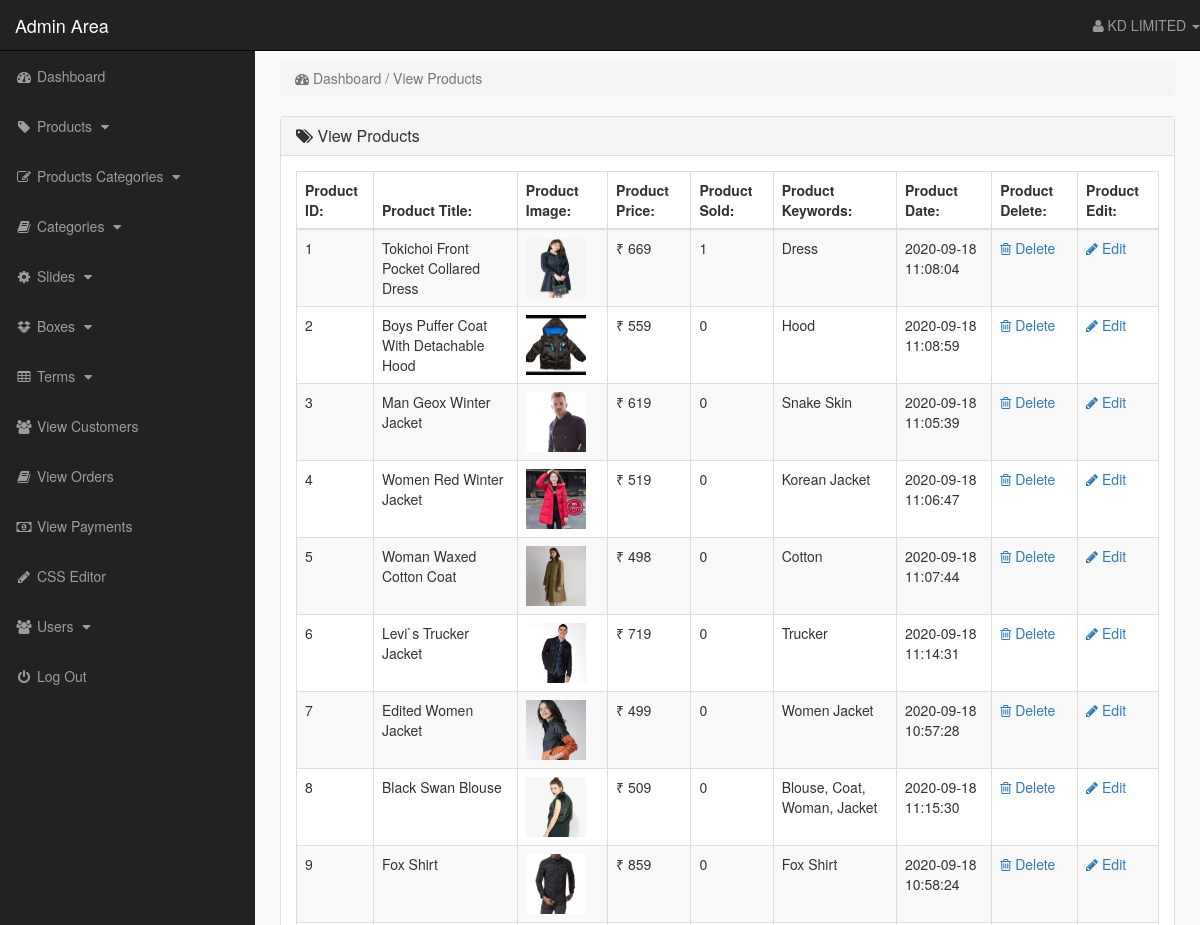
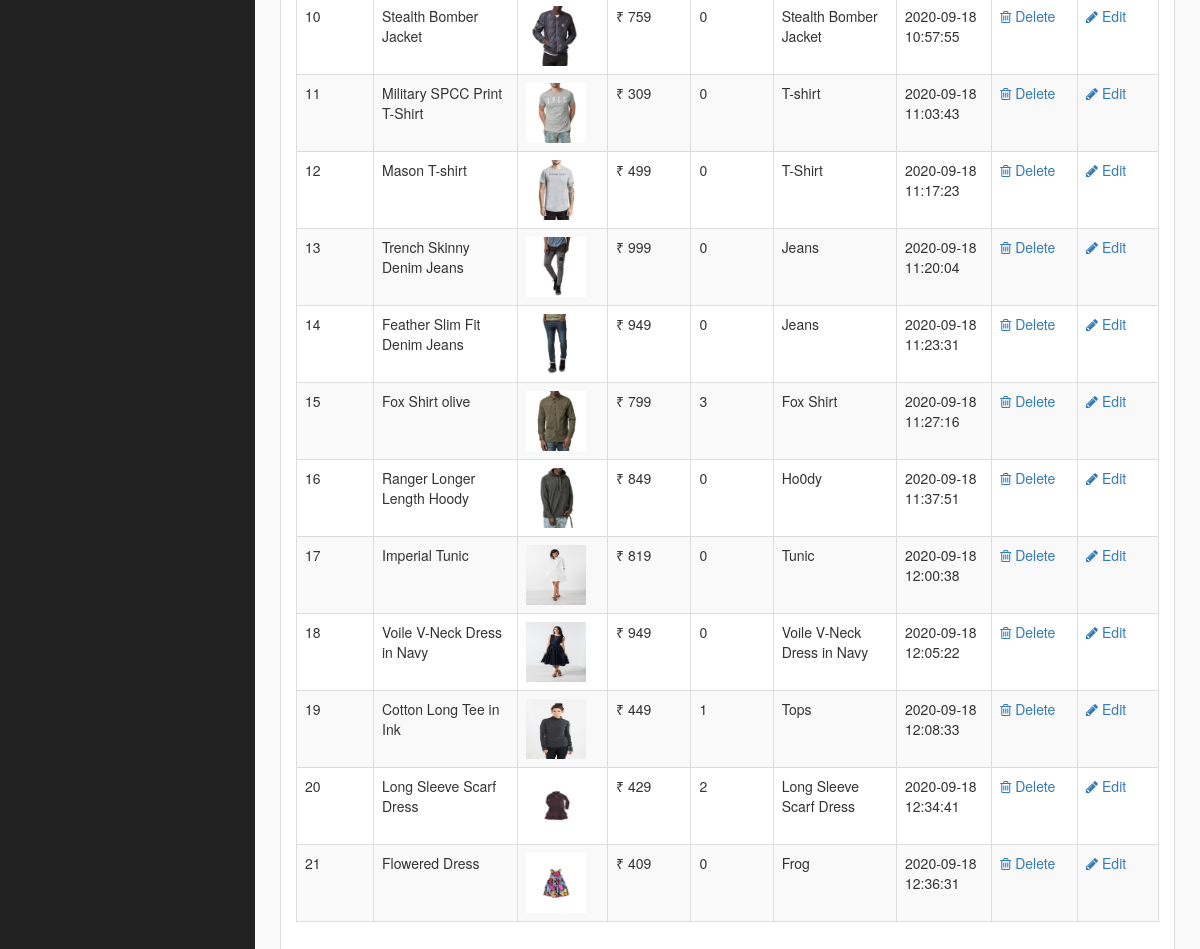
Page /admin_area/index.php?view_products (signed in) on the committed database (2 pictures, top to bottom).
### tables this page shows
CREATE TABLE `products` (
  `product_id` int(10) NOT NULL,
  `p_cat_id` int(10) NOT NULL,
  `cat_id` int(10) NOT NULL,
  `manufacturer_id` int(10) NOT NULL,
  `date` timestamp NOT NULL DEFAULT CURRENT_TIMESTAMP ON UPDATE CURRENT_TIMESTAMP,
  `product_title` text NOT NULL,
  `product_img1` text NOT NULL,
  `product_img2` text NOT NULL,
  `product_img3` text NOT NULL,
  `product_price` int(10) DEFAULT NULL,
  `product_keywords` text NOT NULL,
  `product_desc` text NOT NULL,
  `product_label` text NOT NULL,
  `product_sale` int(100) NOT NULL
);

### admin_area/view_products.php (the view)
<?php
    if(!isset($_SESSION['admin_email'])){
        echo "<script>window.open('login.php','_self')</script>";
    }else{
?>
<div class="row">
    <div class="col-lg-12">
        <ol class="breadcrumb">
            <li class="active">
                <i class="fa fa-dashboard"></i> Dashboard / View Products
            </li>
        </ol>
    </div>
</div>
<div class="row">
    <div class="col-lg-12">
        <div class="panel panel-default">
            <div class="panel-heading">
               <h3 class="panel-title">
                   <i class="fa fa-tags"></i>  View Products
               </h3>
            </div>
            <div class="panel-body">
                <div class="table-responsive">
                    <table class="table table-striped table-bordered table-hover">
                        <thead>
                            <tr>
                                <th> Product ID: </th>
                                <th> Product Title: </th>
                                <th> Product Image: </th>
                                <th> Product Price: </th>
                                <th> Product Sold: </th>
                                <th> Product Keywords: </th>
                                <th> Product Date: </th>
                                <th> Product Delete: </th>
                                <th> Product Edit: </th>
                            </tr>
                        </thead>
                        <tbody>
                            <?php
                                $i=0;
                                $get_pro = "select * from products";
                                $run_pro = mysqli_query($con,$get_pro);
                                while($row_pro=mysqli_fetch_array($run_pro)){
                                    $pro_id = $row_pro['product_id'];
                                    $pro_title = $row_pro['product_title'];
                                    $pro_img1 = $row_pro['product_img1'];
                                    $pro_price = $row_pro['product_price'];
                                    $pro_keywords = $row_pro['product_keywords'];
                                    $pro_date = $row_pro['date'];
                                    $i++;
                            ?>
                            <tr>
                                <td> <?php echo $i; ?> </td>
                                <td> <?php echo $pro_title; ?> </td>
                                <td> <img src="product_images/<?php echo $pro_img1; ?>" width="60" height="60"></td>
                                <td> ₹  <?php echo $pro_price; ?> </td>
                                <td> <?php
                                        $get_sold = "select * from pending_orders where product_id='$pro_id'";
                                        $run_sold = mysqli_query($con,$get_sold);
                                        $count = mysqli_num_rows($run_sold);
                                        echo $count;
                                     ?>
                                </td>
                                <td> <?php echo $pro_keywords; ?> </td>
                                <td> <?php echo $pro_date ?> </td>
                                <td>
                                     <a href="index.php?delete_product=<?php echo $pro_id; ?>">
                                        <i class="fa fa-trash-o"></i> Delete
                                     </a>
                                </td>
                                <td>
                                     <a href="index.php?edit_product=<?php echo $pro_id; ?>">
                                        <i class="fa fa-pencil"></i> Edit
                                     </a>
                                </td>
                            </tr>
                            <?php } ?>
                        </tbody>
                    </table>
                </div>
            </div>
        </div>
    </div>
</div>
<?php } ?>

### admin_area/includes/sidebar.php (shortened to what this page needs)
<?php
    if(!isset($_SESSION['admin_email'])){
        echo "<script>window.open('login.php','_self')</script>";
    }else{
?>
<nav class="navbar navbar-inverse navbar-fixed-top">
    <div class="navbar-header">
        <a href="index.php?dashboard" class="navbar-brand">Admin Area</a>
    </div>
    <ul class="nav navbar-right top-nav">
        <li class="dropdown">
            <a href="#" class="dropdown-toggle" data-toggle="dropdown">
                <i class="fa fa-user"></i> <?php echo $admin_name;  ?> <b class="caret"></b>
            </a>
        </li>
    </ul>
    <div class="collapse navbar-collapse navbar-ex1-collapse">
        <ul class="nav navbar-nav side-nav">
            <li>
                <a href="index.php?dashboard">
                        <i class="fa fa-fw fa-dashboard"></i> Dashboard
                </a>
            </li>
            <li>
                <a href="#" data-toggle="collapse" data-target="#products">
                        <i class="fa fa-fw fa-tag"></i> Products
                        <i class="fa fa-fw fa-caret-down"></i>
                </a>
            </li>
            <li>
                <a href="#" data-toggle="collapse" data-target="#p_cat">
                        <i class="fa fa-fw fa-edit"></i> Products Categories
                        <i class="fa fa-fw fa-caret-down"></i>
                </a>
            </li>
            <li>
                <a href="#" data-toggle="collapse" data-target="#cat">
                        <i class="fa fa-fw fa-book"></i> Categories
                        <i class="fa fa-fw fa-caret-down"></i>
                </a>
            </li>
            <li>
                <a href="#" data-toggle="collapse" data-target="#slides">
                        <i class="fa fa-fw fa-gear"></i> Slides
                        <i class="fa fa-fw fa-caret-down"></i>
                </a>
            </li>
            <li>
                <a href="#" data-toggle="collapse" data-target="#boxes">
                        <i class="fa fa-fw fa-dropbox"></i> Boxes
                        <i class="fa fa-fw fa-caret-down"></i>
                </a>
            </li>
            <li>
                <a href="#" data-toggle="collapse" data-target="#terms">
                        <i class="fa fa-fw fa-table"></i> Terms
                        <i class="fa fa-fw fa-caret-down"></i>
                </a>
            </li>
            <li>
                <a href="index.php?view_customers">
                    <i class="fa fa-fw fa-users"></i> View Customers
                </a>
            </li>
            <li>
                <a href="index.php?view_orders">
                    <i class="fa fa-fw fa-book"></i> View Orders
                </a>
            </li>
            <li>
                <a href="index.php?view_payments">
                    <i class="fa fa-fw fa-money"></i> View Payments
                </a>
            </li>
            <li>
                <a href="index.php?edit_css">
                    <i class="fa fa-fw fa-pencil"></i> CSS Editor
                </a>
            </li>
            <li>
                <a href="#" data-toggle="collapse" data-target="#users">
                        <i class="fa fa-fw fa-users"></i> Users
                        <i class="fa fa-fw fa-caret-down"></i>
                </a>
            </li>
            <li>
                <a href="logout.php">
                    <i class="fa fa-fw fa-power-off"></i> Log Out
                </a>
            </li>
        </ul>
    </div>
</nav>
<?php } ?>

### admin_area/css/style.css (style rules this page uses)
body { margin-top: 100px; }
@media (min-width: 768px) { body { margin-top: 50px; } }
.top-nav { 0 15px; }
.top-nav>li { float: left; display: inline-block; }
.top-nav>li>a { color: #999999; line-height: 20px; padding-top: 15px; padding-bottom: 15px; }
@media (min-width: 768px) { .side-nav { position: fixed; top: 51px; bottom: 0; width: 255px; overflow-y: auto; overflow-x: hidden; background-color: #222222; padding-bottom: 40px; border-radius: 0; } }
@media (min-width: 768px) { .side-nav>li>a { width: 255px; } }
.panel-body { border-radius: 5px; }

### rows in the picture
products: product_title "Tokichoi Front Pocket Collared Dress", product_img1 (picture), product_price "669", count "1", product_keywords "Dress", date "2020-09-18 11:08:04"
products: product_title "Boys Puffer Coat With Detachable Hood", product_img1 (picture), product_price "559", count "0", product_keywords "Hood", date "2020-09-18 11:08:59"
products: product_title "Man Geox Winter Jacket", product_img1 (picture), product_price "619", count "0", product_keywords "Snake Skin", date "2020-09-18 11:05:39"
products: product_title "Women Red Winter Jacket", product_img1 (picture), product_price "519", count "0", product_keywords "Korean Jacket", date "2020-09-18 11:06:47"
products: product_title "Woman Waxed Cotton Coat", product_img1 (picture), product_price "498", count "0", product_keywords "Cotton", date "2020-09-18 11:07:44"
products: product_title "Levi`s Trucker Jacket", product_img1 (picture), product_price "719", count "0", product_keywords "Trucker", date "2020-09-18 11:14:31"
products: product_title "Edited Women Jacket", product_img1 (picture), product_price "499", count "0", product_keywords "Women Jacket", date "2020-09-18 10:57:28"
products: product_title "Black Swan Blouse", product_img1 (picture), product_price "509", count "0", product_keywords "Blouse, Coat, Woman, Jacket", date "2020-09-18 11:15:30"
products: product_title "Fox Shirt", product_img1 (picture), product_price "859", count "0", product_keywords "Fox Shirt", date "2020-09-18 10:58:24"
products: product_title "Stealth Bomber Jacket", product_img1 (picture), product_price "759", count "0", product_keywords "Stealth Bomber Jacket", date "2020-09-18 10:57:55"
products: product_title "Military SPCC Print T-Shirt", product_img1 (picture), product_price "309", count "0", product_keywords "T-shirt", date "2020-09-18 11:03:43"
products: product_title "Mason T-shirt", product_img1 (picture), product_price "499", count "0", product_keywords "T-Shirt", date "2020-09-18 11:17:23"
products: product_title "Trench Skinny Denim Jeans", product_img1 (picture), product_price "999", count "0", product_keywords "Jeans", date "2020-09-18 11:20:04"
products: product_title "Feather Slim Fit Denim Jeans", product_img1 (picture), product_price "949", count "0", product_keywords "Jeans", date "2020-09-18 11:23:31"
products: product_title "Fox Shirt olive", product_img1 (picture), product_price "799", count "3", product_keywords "Fox Shirt", date "2020-09-18 11:27:16"
products: product_title "Ranger Longer Length Hoody", product_img1 (picture), product_price "849", count "0", product_keywords "Ho0dy", date "2020-09-18 11:37:51"
products: product_title "Imperial Tunic", product_img1 (picture), product_price "819", count "0", product_keywords "Tunic", date "2020-09-18 12:00:38"
products: product_title "Voile V-Neck Dress in Navy", product_img1 (picture), product_price "949", count "0", product_keywords "Voile V-Neck Dress in Navy", date "2020-09-18 12:05:22"
products: product_title "Cotton Long Tee in Ink", product_img1 (picture), product_price "449", count "1", product_keywords "Tops", date "2020-09-18 12:08:33"
products: product_title "Long Sleeve Scarf Dress", product_img1 (picture), product_price "429", count "2", product_keywords "Long Sleeve Scarf Dress", date "2020-09-18 12:34:41"
products: product_title "Flowered Dress", product_img1 (picture), product_price "409", count "0", product_keywords "Frog", date "2020-09-18 12:36:31"

### other values in the picture
$admin_name "KD LIMITED"
